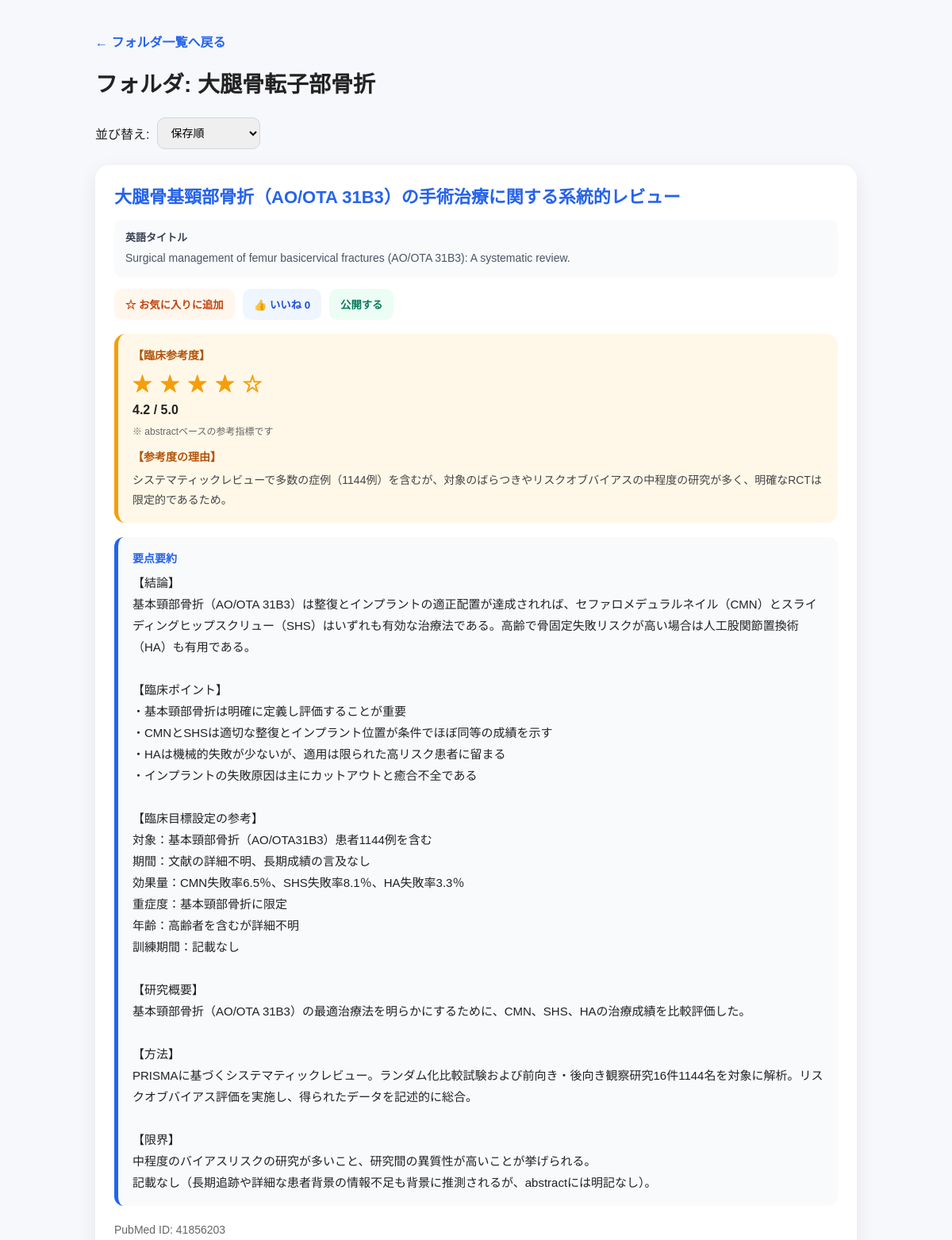
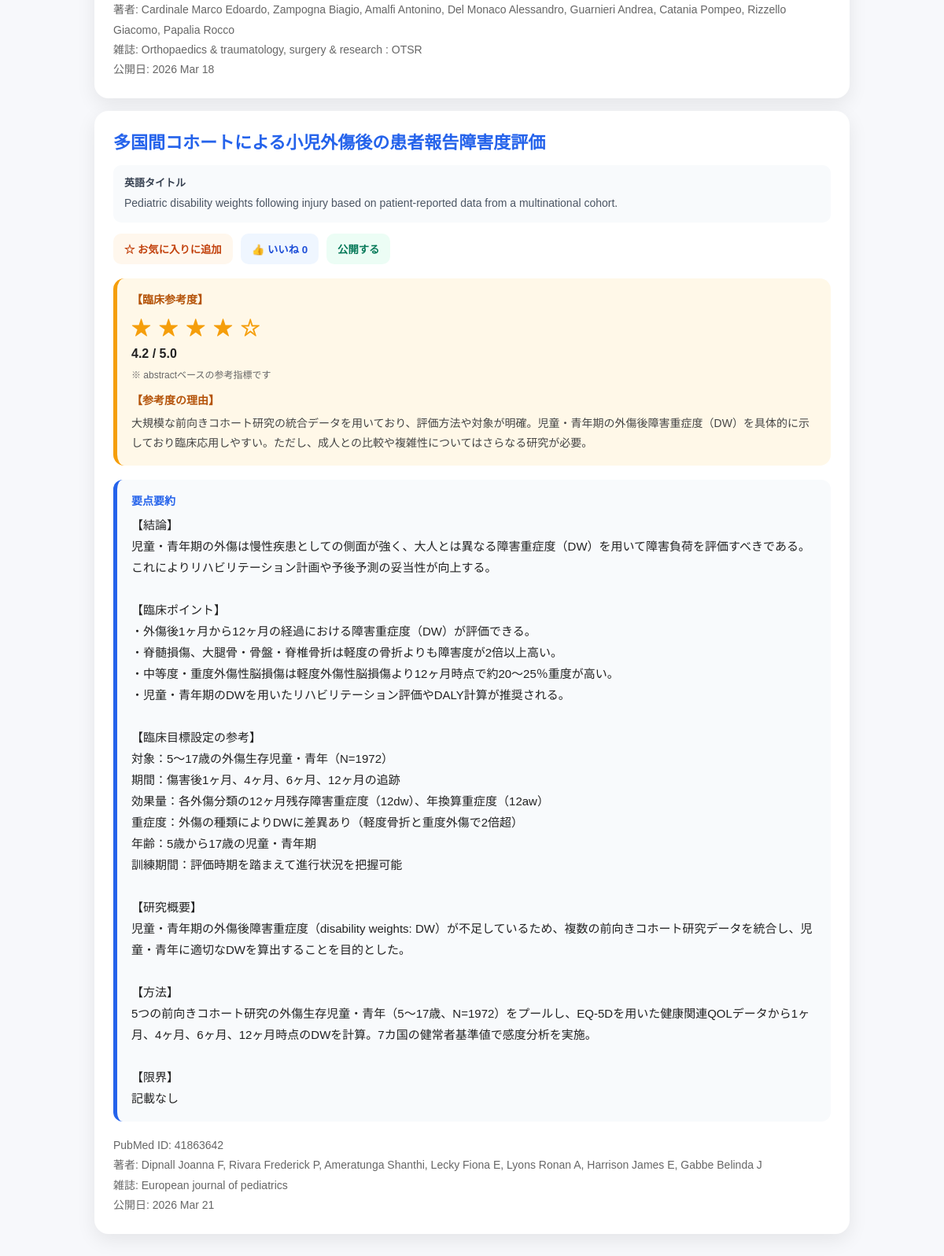
/saved/大腿骨転子部骨折 (signed in), run on the app's committed database (2 pictures, top to bottom).
### tables this page shows
CREATE TABLE saved_papers (
            id INTEGER PRIMARY KEY AUTOINCREMENT,
            user_id INTEGER,
            pubmed_id TEXT NOT NULL,
            title TEXT,
            jp_title TEXT DEFAULT '',
            authors TEXT,
            journal TEXT,
            pubdate TEXT,
            abstract TEXT,
            jp TEXT,
            summary_jp TEXT,
            clinical_score TEXT DEFAULT '',
            clinical_reason TEXT DEFAULT '',
            folder_name TEXT DEFAULT '',
            is_favorite INTEGER DEFAULT 0,
            likes INTEGER DEFAULT 0,
            is_public INTEGER DEFAULT 0,
            created_at TIMESTAMP DEFAULT CURRENT_TIMESTAMP,
            FOREIGN KEY (user_id) REFERENCES users(id)
        );

### main.py (the view)
@app.get("/saved/{folder_name}")
def saved_folder(request: Request, folder_name: str, sort: str = "saved"):
    current_user = get_current_user(request)
    current_user_id = current_user["id"] if current_user else None
    papers = get_saved_papers_by_folder(folder_name, user_id=current_user_id)
    if sort == "score":
        papers = sorted(
            papers,
            key=lambda x: float(x.get("clinical_score") or 0),
            reverse=True
        )
    elif sort == "favorite":
        papers = sorted(
            papers,
            key=lambda x: (int(x.get("is_favorite") or 0), x.get("created_at", "")),
            reverse=True
        )
    else:
        papers = sorted(
            papers,
            key=lambda x: x.get("created_at", ""),
            reverse=True
        )
    return templates.TemplateResponse(
        "saved_folder.html",
        {
            "request": request,
            "folder_name": folder_name,
            "papers": papers,
            "sort": sort,
        }
    )

### templates/saved_folder.html (shortened to what this page needs)
<!DOCTYPE html>
<html lang="ja">
<head>
</head>
<body>
    <div class="container">
        <a href="/saved" class="top-link">← フォルダ一覧へ戻る</a>
        <h1>フォルダ: {{ folder_name }}</h1>
        <div class="sort-box">
            <form method="get" action="/saved/{{ folder_name }}" class="sort-form">
                <label for="sort">並び替え:</label>
                <select name="sort" id="sort" class="sort-select" onchange="this.form.submit()">
                    <option value="saved" {% if sort == "saved" %}selected{% endif %}>保存順</option>
                </select>
            </form>
        </div>
        {% if papers %}
            {% for paper in papers %}
                <div class="paper-card">
                    <h2 class="paper-title">
                        <a href="/paper?id={{ paper.pubmed_id }}">
                            {{ paper.jp_title or paper.title }}
                        </a>
                    </h2>
                    {% if paper.jp_title %}
                    <div class="english-title-box">
                        <div class="english-title-label">英語タイトル</div>
                        <div class="english-title-text">{{ paper.title }}</div>
                    </div>
                    {% endif %}
                    <div class="action-row">
                        <button
                            type="button"
                            class="favorite-button {% if paper.is_favorite %}active{% endif %}"
                            onclick="toggleFavorite('{{ paper.pubmed_id }}', this)"
                        >
                            {% if paper.is_favorite %}
                                ★ お気に入り済み
                            {% else %}
                                ☆ お気に入りに追加
                            {% endif %}
                        </button>
                        <button
                            type="button"
                            class="like-button"
                            data-pubmed-id="{{ paper.pubmed_id }}"
                            onclick="addLike('{{ paper.pubmed_id }}', this)"
                        >
                            👍 いいね <span class="like-count">{{ paper.likes or 0 }}</span>
                        </button>
                        <button
                            type="button"
                            class="public-button {% if paper.is_public %}active{% endif %}"
                            onclick="togglePublic('{{ paper.pubmed_id }}', this)"
                        >
                            {% if paper.is_public %}
                                公開中
                            {% else %}
                                公開する
                            {% endif %}
                        </button>
                    </div>
                    {% if paper.clinical_score %}
                    <div class="score-box">
                        <div class="score-label">【臨床参考度】</div>
                        <div class="score-stars">
                            {% set score = paper.clinical_score|float %}
                            {% if score >= 0.5 %}★ {% else %}☆ {% endif %}
                            {% if score >= 1.5 %}★ {% else %}☆ {% endif %}
                            {% if score >= 2.5 %}★ {% else %}☆ {% endif %}
                            {% if score >= 3.5 %}★ {% else %}☆ {% endif %}
                            {% if score >= 4.5 %}★{% else %}☆{% endif %}
                        </div>
                        <div class="score-number">{{ paper.clinical_score }} / 5.0</div>
                        <div class="score-note">※ abstractベースの参考指標です</div>
                        {% if paper.clinical_reason %}
                        <div class="score-reason-title">【参考度の理由】</div>
                        <div class="score-reason">{{ paper.clinical_reason }}</div>
                        {% endif %}
                    </div>
                    {% endif %}
                    {% if paper.summary_jp %}
                    <div class="summary-box">
                        <div class="summary-label">要点要約</div>
                        <div class="summary-text">{{ paper.summary_jp }}</div>
                    </div>
                    {% endif %}
                    <div class="meta">
                        <div>PubMed ID: {{ paper.pubmed_id }}</div>
                        <div>著者: {{ paper.authors }}</div>
                        <div>雑誌: {{ paper.journal }}</div>
                        <div>公開日: {{ paper.pubdate }}</div>
                    </div>
                </div>
            {% endfor %}
        {% else %}
            <div class="empty-card">
                このフォルダにはまだ論文がありません。
            </div>
        {% endif %}
    </div>
</body>
</html>

### templates/saved_folder.html (style rules this page uses)
body { font-family: sans-serif; background: #f7f8fb; color: #222; margin: 0; padding: 40px 16px; }
.container { max-width: 960px; margin: 0 auto; }
.top-link { display: inline-block; margin-bottom: 20px; color: #2563eb; text-decoration: none; font-weight: 600; }
h1 { margin-top: 0; margin-bottom: 24px; font-size: 28px; }
.sort-box { margin-bottom: 20px; }
.sort-form { display: flex; gap: 10px; align-items: center; flex-wrap: wrap; }
.sort-select { padding: 10px 12px; border: 1px solid #d1d5db; border-radius: 10px; font-size: 14px; }
.paper-card { background: white; border-radius: 18px; padding: 24px; margin-bottom: 16px; box-shadow: 0 8px 24px rgba(0, 0, 0, 0.08); }
.paper-title { margin: 0; font-size: 22px; line-height: 1.5; }
.paper-title a { color: #2563eb; text-decoration: none; }
.action-row { margin-top: 14px; display: flex; gap: 10px; flex-wrap: wrap; }
.favorite-button { border: none; background: #fff7ed; color: #c2410c; padding: 10px 14px; border-radius: 10px; font-weight: bold; cursor: pointer; }
.like-button { border: none; background: #eff6ff; color: #1d4ed8; padding: 10px 14px; border-radius: 10px; font-weight: bold; cursor: pointer; }
.public-button { border: none; background: #ecfdf5; color: #047857; padding: 10px 14px; border-radius: 10px; font-weight: bold; cursor: pointer; }
.score-box { margin-top: 18px; background: #fff8e8; border-radius: 14px; padding: 16px 18px; border-left: 5px solid #f59e0b; }
.score-label { font-size: 14px; font-weight: 700; color: #b45309; margin-bottom: 8px; }
.score-stars { font-size: 24px; letter-spacing: 2px; color: #f59e0b; font-weight: bold; }
.score-number { margin-top: 8px; font-size: 16px; font-weight: 700; }
.score-reason-title { margin-top: 14px; font-size: 14px; font-weight: 700; color: #b45309; }
.score-reason { margin-top: 8px; font-size: 14px; line-height: 1.8; color: #444; white-space: pre-wrap; }
.score-note { margin-top: 8px; font-size: 12px; color: #666; }
.summary-box { margin-top: 18px; background: #f8fafc; border-left: 5px solid #2563eb; border-radius: 12px; padding: 16px 18px; }
.summary-label { font-size: 14px; font-weight: 700; color: #2563eb; margin-bottom: 8px; }
.summary-text { white-space: pre-wrap; line-height: 1.8; font-size: 15px; }
.meta { margin-top: 18px; color: #666; font-size: 14px; line-height: 1.8; }
.english-title-box { margin-top: 12px; background: #f8fafc; border-radius: 10px; padding: 12px 14px; }
.english-title-label { font-size: 13px; font-weight: 700; color: #374151; margin-bottom: 6px; }
.english-title-text { font-size: 14px; line-height: 1.7; color: #4b5563; word-break: break-word; }

### data on the page
saved_papers: jp_title "大腿骨基頸部骨折（AO/OTA 31B3）の手術治療に関する系統的レビュー", title "Surgical management of femur basicervical fractures (AO/OTA 31B3): A systematic review.", is_favorite "☆ お気に入りに追加", likes "0", is_public "公開する", clinical_score "4.2", clinical_reason "システマティックレビューで多数の症例（1144例）を含むが、対象のばらつきやリスクオブバイアスの中程度の研究が多く、明確なRCTは限定的であるため。", summary_jp "【結論】 基本頸部骨折（AO/OTA 31B3）は整復とインプラントの適正配置が達成されれば、セファロメデュラルネイル（CMN）とスライディングヒップスクリュー（SHS）はいずれも有効な治療法である。高齢で骨固定失敗リスクが高い場合は人工股関節置換術（HA）も有用である。 【臨床ポイント】 ・基本頸部骨折は明確に定義し評価することが重要 ・CMNとSHSは適切な整復とインプラント位置が条件でほぼ同等の成績を示す ・HAは機械的失敗が少ないが、適用は限られた高リスク患者に留まる ・インプラントの失敗原因は主にカットアウトと癒合不全である 【臨床目標設定の参考】 対象：基本頸部骨折（AO/OTA31B3）患者1144例を含む 期間：文献の詳細不明、長期成績の言及なし 効果量：CMN失敗率6.5％、SHS失敗率8.1％、HA失敗率3.3％ 重症度：基本頸部骨折に限定 年齢：高齢者を含むが詳細不明 訓練期間：記載なし 【研究概要】 基本頸部骨折（AO/OTA 31B3）の最適治療法を明らかにするために、CMN、SHS、HAの治療成績を比較評価した。 【方法】 PRISMAに基づくシステマティックレビュー。ランダム化比較試験および前向き・後向き観察研究16件1144名を対象に解析。リスクオブバイアス評価を実施し、得られたデータを記述的に総合。 【限界】 中程度のバイアスリスクの研究が多いこと、研究間の異質性が高いことが挙げられる。 記載なし（長期追跡や詳細な患者背景の情報不足も背景に推測されるが、abstractには明記なし）。", pubmed_id "41856203", authors "Cardinale Marco Edoardo, Zampogna Biagio, Amalfi Antonino, Del Monaco Alessandro, Guarnieri Andrea, Catania Pompeo, Rizzello Giacomo, Papalia Rocco", journal "Orthopaedics & traumatology, surgery & research : OTSR", pubdate "2026 Mar 18"
saved_papers: jp_title "多国間コホートによる小児外傷後の患者報告障害度評価", title "Pediatric disability weights following injury based on patient-reported data from a multinational cohort.", is_favorite "☆ お気に入りに追加", likes "0", is_public "公開する", clinical_score "4.2", clinical_reason "大規模な前向きコホート研究の統合データを用いており、評価方法や対象が明確。児童・青年期の外傷後障害重症度（DW）を具体的に示しており臨床応用しやすい。ただし、成人との比較や複雑性についてはさらなる研究が必要。", summary_jp "【結論】 児童・青年期の外傷は慢性疾患としての側面が強く、大人とは異なる障害重症度（DW）を用いて障害負荷を評価すべきである。これによりリハビリテーション計画や予後予測の妥当性が向上する。 【臨床ポイント】 ・外傷後1ヶ月から12ヶ月の経過における障害重症度（DW）が評価できる。 ・脊髄損傷、大腿骨・骨盤・脊椎骨折は軽度の骨折よりも障害度が2倍以上高い。 ・中等度・重度外傷性脳損傷は軽度外傷性脳損傷より12ヶ月時点で約20〜25％重度が高い。 ・児童・青年期のDWを用いたリハビリテーション評価やDALY計算が推奨される。 【臨床目標設定の参考】 対象：5〜17歳の外傷生存児童・青年（N=1972） 期間：傷害後1ヶ月、4ヶ月、6ヶ月、12ヶ月の追跡 効果量：各外傷分類の12ヶ月残存障害重症度（12dw）、年換算重症度（12aw） 重症度：外傷の種類によりDWに差異あり（軽度骨折と重度外傷で2倍超） 年齢：5歳から17歳の児童・青年期 訓練期間：評価時期を踏まえて進行状況を把握可能 【研究概要】 児童・青年期の外傷後障害重症度（disability weights: DW）が不足しているため、複数の前向きコホート研究データを統合し、児童・青年に適切なDWを算出することを目的とした。 【方法】 5つの前向きコホート研究の外傷生存児童・青年（5〜17歳、N=1972）をプールし、EQ-5Dを用いた健康関連QOLデータから1ヶ月、4ヶ月、6ヶ月、12ヶ月時点のDWを計算。7カ国の健常者基準値で感度分析を実施。 【限界】 記載なし", pubmed_id "41863642", authors "Dipnall Joanna F, Rivara Frederick P, Ameratunga Shanthi, Lecky Fiona E, Lyons Ronan A, Harrison James E, Gabbe Belinda J", journal "European journal of pediatrics", pubdate "2026 Mar 21"

### other printed values
{{ folder_name }} "大腿骨転子部骨折"
